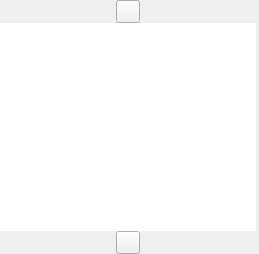
<?xml version="1.0" encoding="UTF-8"?>
<ui version="4.0">
 <class>ExtFilter</class>
 <widget class="COsdExtFilter" name="ExtFilter">
  <property name="geometry">
   <rect>
    <x>0</x>
    <y>0</y>
    <width>259</width>
    <height>254</height>
   </rect>
  </property>
  <property name="sizePolicy">
   <sizepolicy hsizetype="Minimum" vsizetype="Expanding">
    <horstretch>0</horstretch>
    <verstretch>0</verstretch>
   </sizepolicy>
  </property>
  <property name="acceptDrops">
   <bool>false</bool>
  </property>
  <property name="skinBackground" stdset="0">
   <string notr="true">usetransparent=&quot;1&quot;  hideImageWhenTransparent=&quot;1&quot; can_glass=&quot;0&quot;  useSystemColorizationColor=&quot;0&quot;</string>
  </property>
  <property name="buttonsImage" stdset="0">
   <stringlist notr="true">
    <string>img\tree\selectall.png</string>
   </stringlist>
  </property>
  <layout class="QGridLayout" name="gridLayout">
   <property name="leftMargin">
    <number>0</number>
   </property>
   <property name="topMargin">
    <number>0</number>
   </property>
   <property name="rightMargin">
    <number>3</number>
   </property>
   <property name="bottomMargin">
    <number>0</number>
   </property>
   <property name="spacing">
    <number>0</number>
   </property>
   <item row="2" column="0" alignment="Qt::AlignHCenter|Qt::AlignVCenter">
    <widget class="CSkinButton" name="PANEL_DOWN_BUTTON_ID">
     <property name="sizePolicy">
      <sizepolicy hsizetype="Minimum" vsizetype="Minimum">
       <horstretch>0</horstretch>
       <verstretch>0</verstretch>
      </sizepolicy>
     </property>
     <property name="focusPolicy">
      <enum>Qt::NoFocus</enum>
     </property>
     <property name="text">
      <string notr="true"/>
     </property>
     <property name="autoRepeat">
      <bool>true</bool>
     </property>
     <property name="skinImage" stdset="0">
      <stringlist>
       <string>src=&quot;img\tree\paneldown.png&quot;</string>
      </stringlist>
     </property>
    </widget>
   </item>
   <item row="1" column="0">
    <widget class="CSkinPanel" name="SkinPanel">
     <property name="sizePolicy">
      <sizepolicy hsizetype="Expanding" vsizetype="Expanding">
       <horstretch>0</horstretch>
       <verstretch>0</verstretch>
      </sizepolicy>
     </property>
     <property name="palette">
      <palette>
       <active>
        <colorrole role="WindowText">
         <brush brushstyle="SolidPattern">
          <color alpha="255">
           <red>248</red>
           <green>248</green>
           <blue>248</blue>
          </color>
         </brush>
        </colorrole>
        <colorrole role="Text">
         <brush brushstyle="SolidPattern">
          <color alpha="255">
           <red>247</red>
           <green>247</green>
           <blue>247</blue>
          </color>
         </brush>
        </colorrole>
       </active>
       <inactive>
        <colorrole role="WindowText">
         <brush brushstyle="SolidPattern">
          <color alpha="255">
           <red>248</red>
           <green>248</green>
           <blue>248</blue>
          </color>
         </brush>
        </colorrole>
        <colorrole role="Text">
         <brush brushstyle="SolidPattern">
          <color alpha="255">
           <red>247</red>
           <green>247</green>
           <blue>247</blue>
          </color>
         </brush>
        </colorrole>
       </inactive>
       <disabled>
        <colorrole role="WindowText">
         <brush brushstyle="SolidPattern">
          <color alpha="255">
           <red>120</red>
           <green>120</green>
           <blue>120</blue>
          </color>
         </brush>
        </colorrole>
        <colorrole role="Text">
         <brush brushstyle="SolidPattern">
          <color alpha="255">
           <red>120</red>
           <green>120</green>
           <blue>120</blue>
          </color>
         </brush>
        </colorrole>
       </disabled>
      </palette>
     </property>
     <property name="font">
      <font>
       <family>Arial</family>
       <pointsize>9</pointsize>
       <weight>75</weight>
       <bold>true</bold>
       <stylestrategy>PreferAntialias</stylestrategy>
      </font>
     </property>
     <property name="focusPolicy">
      <enum>Qt::NoFocus</enum>
     </property>
     <property name="acceptDrops">
      <bool>true</bool>
     </property>
     <property name="frameShape">
      <enum>QFrame::NoFrame</enum>
     </property>
     <property name="frameShadow">
      <enum>QFrame::Plain</enum>
     </property>
     <property name="lineWidth">
      <number>0</number>
     </property>
     <property name="verticalScrollBarPolicy">
      <enum>Qt::ScrollBarAlwaysOff</enum>
     </property>
     <property name="horizontalScrollBarPolicy">
      <enum>Qt::ScrollBarAlwaysOff</enum>
     </property>
     <property name="editTriggers">
      <set>QAbstractItemView::NoEditTriggers</set>
     </property>
     <property name="showDropIndicator" stdset="0">
      <bool>true</bool>
     </property>
     <property name="dragEnabled">
      <bool>true</bool>
     </property>
     <property name="dragDropMode">
      <enum>QAbstractItemView::DragDrop</enum>
     </property>
     <property name="defaultDropAction">
      <enum>Qt::IgnoreAction</enum>
     </property>
     <property name="selectionMode">
      <enum>QAbstractItemView::SingleSelection</enum>
     </property>
     <property name="textElideMode">
      <enum>Qt::ElideNone</enum>
     </property>
     <property name="verticalScrollMode">
      <enum>QAbstractItemView::ScrollPerPixel</enum>
     </property>
     <property name="horizontalScrollMode">
      <enum>QAbstractItemView::ScrollPerPixel</enum>
     </property>
     <property name="uniformItemSizes">
      <bool>true</bool>
     </property>
     <property name="selectionRectVisible">
      <bool>false</bool>
     </property>
     <property name="skinItemSize" stdset="0">
      <size>
       <width>56</width>
       <height>72</height>
      </size>
     </property>
     <property name="skinBaseSize" stdset="0">
      <size>
       <width>56</width>
       <height>0</height>
      </size>
     </property>
     <property name="skinImage" stdset="0">
      <stringlist notr="true">
       <string>src=&quot;img\tree\treeleftside2.png&quot;</string>
       <string>src=&quot;img\tree\treeleftsidepress2.png&quot;</string>
      </stringlist>
     </property>
     <property name="textRect" stdset="0">
      <rect>
       <x>0</x>
       <y>50</y>
       <width>55</width>
       <height>32</height>
      </rect>
     </property>
     <property name="textAlignment" stdset="0">
      <number>132</number>
     </property>
     <property name="glow" stdset="0">
      <string>glow=&quot;3.2&quot; color=&quot;0x901F1F40&quot;</string>
     </property>
     <property name="extTextRect" stdset="0">
      <rect>
       <x>0</x>
       <y>38</y>
       <width>52</width>
       <height>16</height>
      </rect>
     </property>
     <property name="extTextColor" stdset="0">
      <color alpha="176">
       <red>240</red>
       <green>240</green>
       <blue>240</blue>
      </color>
     </property>
     <property name="glowExtText" stdset="0">
      <string>glow=&quot;4&quot; color=&quot;0xC0101010&quot; samples=&quot;3&quot; indent=&quot;0&quot;</string>
     </property>
     <property name="extTextAlignment" stdset="0">
      <number>2</number>
     </property>
     <property name="extTextFont" stdset="0">
      <font>
       <family>Arial</family>
       <pointsize>8</pointsize>
       <weight>75</weight>
       <bold>true</bold>
       <stylestrategy>PreferAntialias</stylestrategy>
      </font>
     </property>
     <property name="imgRect" stdset="0">
      <rect>
       <x>8</x>
       <y>8</y>
       <width>40</width>
       <height>40</height>
      </rect>
     </property>
    </widget>
   </item>
   <item row="0" column="0" alignment="Qt::AlignHCenter|Qt::AlignVCenter">
    <widget class="CSkinButton" name="PANEL_UP_BUTTON_ID">
     <property name="sizePolicy">
      <sizepolicy hsizetype="Minimum" vsizetype="Minimum">
       <horstretch>0</horstretch>
       <verstretch>0</verstretch>
      </sizepolicy>
     </property>
     <property name="focusPolicy">
      <enum>Qt::NoFocus</enum>
     </property>
     <property name="contextMenuPolicy">
      <enum>Qt::CustomContextMenu</enum>
     </property>
     <property name="text">
      <string notr="true"/>
     </property>
     <property name="autoRepeat">
      <bool>true</bool>
     </property>
     <property name="skinImage" stdset="0">
      <stringlist>
       <string>src=&quot;img\tree\panelup.png&quot;</string>
      </stringlist>
     </property>
    </widget>
   </item>
  </layout>
 </widget>
 <customwidgets>
  <customwidget>
   <class>CSkinButton</class>
   <extends>QToolButton</extends>
   <header>skinbutton.h</header>
  </customwidget>
  <customwidget>
   <class>CSkinPanel</class>
   <extends>QListView</extends>
   <header>SkinPanel.h</header>
  </customwidget>
  <customwidget>
   <class>COsdExtFilter</class>
   <extends>QWidget</extends>
   <header>osdextfilter.h</header>
   <container>1</container>
  </customwidget>
 </customwidgets>
 <resources/>
 <connections/>
</ui>
